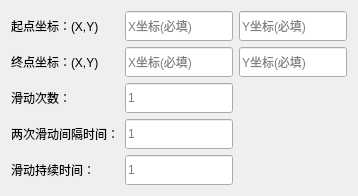
   <widget class="QWidget" name="drag_test">
    <attribute name="title">
     <string>单线滑动测试</string>
    </attribute>
    <layout class="QGridLayout" name="gridLayout_5">
     <item row="0" column="0">
      <layout class="QGridLayout" name="drag_test">
       <item row="2" column="0">
        <widget class="QLabel" name="drag_num">
         <property name="whatsThis">
          <string>&lt;html&gt;&lt;head/&gt;&lt;body&gt;&lt;p&gt;滑动的次数。取值范围为&amp;gt;=1的整数。不填默认为1。单位为次。&lt;/p&gt;&lt;/body&gt;&lt;/html&gt;</string>
         </property>
         <property name="text">
          <string>滑动次数：</string>
         </property>
        </widget>
       </item>
       <item row="1" column="1">
        <widget class="QLineEdit" name="v_drag_p2_x">
         <property name="minimumSize">
          <size>
           <width>0</width>
           <height>30</height>
          </size>
         </property>
         <property name="maximumSize">
          <size>
           <width>16777215</width>
           <height>30</height>
          </size>
         </property>
         <property name="placeholderText">
          <string>X坐标(必填)</string>
         </property>
        </widget>
       </item>
       <item row="2" column="1">
        <widget class="QLineEdit" name="v_drag_num">
         <property name="minimumSize">
          <size>
           <width>0</width>
           <height>30</height>
          </size>
         </property>
         <property name="maximumSize">
          <size>
           <width>16777215</width>
           <height>30</height>
          </size>
         </property>
         <property name="placeholderText">
          <string>1</string>
         </property>
        </widget>
       </item>
       <item row="1" column="2">
        <widget class="QLineEdit" name="v_drag_p2_y">
         <property name="minimumSize">
          <size>
           <width>0</width>
           <height>30</height>
          </size>
         </property>
         <property name="maximumSize">
          <size>
           <width>16777215</width>
           <height>30</height>
          </size>
         </property>
         <property name="placeholderText">
          <string>Y坐标(必填)</string>
         </property>
        </widget>
       </item>
       <item row="0" column="0">
        <widget class="QLabel" name="drag_p1">
         <property name="whatsThis">
          <string>&lt;html&gt;&lt;head/&gt;&lt;body&gt;&lt;p&gt;起点的坐标(X,Y)。X的取值范围为(0,分辨率X)，Y的取值范围为(0,分辨率Y)。&lt;/p&gt;&lt;/body&gt;&lt;/html&gt;</string>
         </property>
         <property name="text">
          <string>起点坐标：(X,Y)</string>
         </property>
        </widget>
       </item>
       <item row="0" column="2">
        <widget class="QLineEdit" name="v_drag_p1_y">
         <property name="minimumSize">
          <size>
           <width>0</width>
           <height>30</height>
          </size>
         </property>
         <property name="maximumSize">
          <size>
           <width>16777215</width>
           <height>30</height>
          </size>
         </property>
         <property name="placeholderText">
          <string>Y坐标(必填)</string>
         </property>
        </widget>
       </item>
       <item row="3" column="0">
        <widget class="QLabel" name="drag_i_time">
         <property name="whatsThis">
          <string>&lt;html&gt;&lt;head/&gt;&lt;body&gt;&lt;p&gt;两次滑动间隔时间。取值范围为&amp;gt;0的浮点数。不填默认为1。单位为秒。&lt;/p&gt;&lt;/body&gt;&lt;/html&gt;</string>
         </property>
         <property name="text">
          <string>两次滑动间隔时间：</string>
         </property>
        </widget>
       </item>
       <item row="0" column="1">
        <widget class="QLineEdit" name="v_drag_p1_x">
         <property name="minimumSize">
          <size>
           <width>0</width>
           <height>30</height>
          </size>
         </property>
         <property name="maximumSize">
          <size>
           <width>16777215</width>
           <height>30</height>
          </size>
         </property>
         <property name="text">
          <string/>
         </property>
         <property name="placeholderText">
          <string>X坐标(必填)</string>
         </property>
        </widget>
       </item>
       <item row="3" column="1">
        <widget class="QLineEdit" name="v_drag_i_time">
         <property name="minimumSize">
          <size>
           <width>0</width>
           <height>30</height>
          </size>
         </property>
         <property name="maximumSize">
          <size>
           <width>16777215</width>
           <height>30</height>
          </size>
         </property>
         <property name="placeholderText">
          <string>1</string>
         </property>
        </widget>
       </item>
       <item row="1" column="0">
        <widget class="QLabel" name="drag_p2">
         <property name="whatsThis">
          <string>&lt;html&gt;&lt;head/&gt;&lt;body&gt;&lt;p&gt;终点的坐标(X,Y)。X的取值范围为(0,分辨率X)，Y的取值范围为(0,分辨率Y)。&lt;/p&gt;&lt;/body&gt;&lt;/html&gt;</string>
         </property>
         <property name="text">
          <string>终点坐标：(X,Y)</string>
         </property>
        </widget>
       </item>
       <item row="4" column="0">
        <widget class="QLabel" name="drag_time">
         <property name="whatsThis">
          <string>&lt;html&gt;&lt;head/&gt;&lt;body&gt;&lt;p&gt;每次滑动时间。取值范围为&amp;gt;0的浮点数。不填默认为1。单位为秒。&lt;/p&gt;&lt;/body&gt;&lt;/html&gt;</string>
         </property>
         <property name="text">
          <string>滑动持续时间：</string>
         </property>
        </widget>
       </item>
       <item row="4" column="1">
        <widget class="QLineEdit" name="v_drag_time">
         <property name="minimumSize">
          <size>
           <width>0</width>
           <height>30</height>
          </size>
         </property>
         <property name="maximumSize">
          <size>
           <width>16777215</width>
           <height>30</height>
          </size>
         </property>
         <property name="placeholderText">
          <string>1</string>
         </property>
        </widget>
       </item>
      </layout>
     </item>
    </layout>
   </widget>
